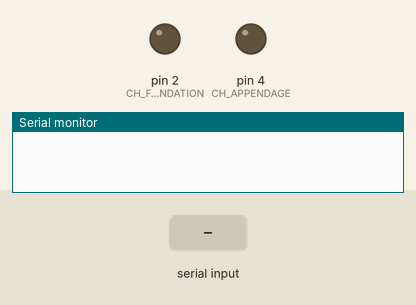
The sketch below on a simulated Arduino Uno, built with avr-gcc and run on an emulated ATmega328P. On the bench: output pins drawn as LEDs (lit = HIGH), the last lines printed to the serial monitor. The inputs (shaded band) are chosen by the test bench.

Above: at 1.2 s.
1.3 s: "1" received over Serial
At 1.81 s:
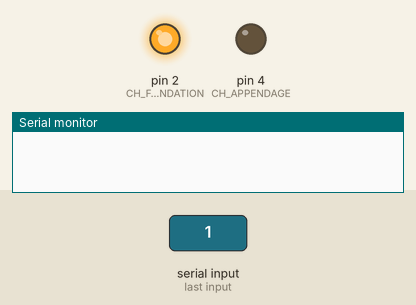
3.4 s: "3" received over Serial
At 3.91 s:
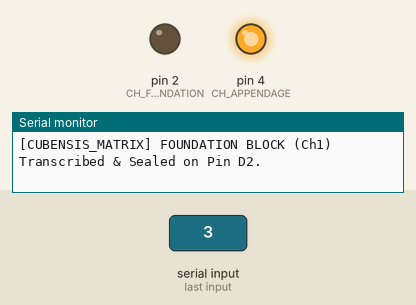
Timing chart, 0 to 6.4 s (numbered marks = the images above; inputs shaded):
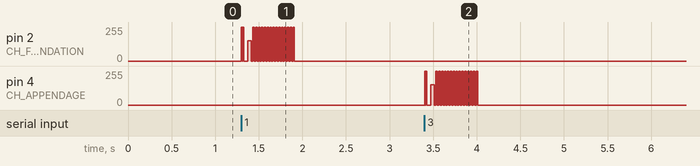

The sketch:

hf_myco_matrix.ino
```cpp
// hf_myco_matrix.ino (v2.1 - P. Cubensis Stabilization Overhaul)

const int CH_FOUNDATION = 2; // Pin D2: Base, Seeds, Endcaps, Muzzle
const int CH_SENSORY    = 3; // Pin D3: Crystalline Light Pelage Fur
const int CH_APPENDAGE  = 4; // Pin D4: Prehensile Tail Switch & Core

void setup() {
  Serial.begin(9600);
  pinMode(CH_FOUNDATION, OUTPUT);
  pinMode(CH_SENSORY, OUTPUT);
  pinMode(CH_APPENDAGE, OUTPUT);

  digitalWrite(CH_FOUNDATION, LOW);
  digitalWrite(CH_SENSORY, LOW);
  digitalWrite(CH_APPENDAGE, LOW);
}

void fire_stabilized_pulse_train(int target_pin, String channel_name) {
  // P. CUBENSIS MODULATION: We inject a rapid 60Hz grounding pulse right before
  // the data stream to temporarily stabilize the fungal cell wall polarization
  for (int p = 0; p < 5; p++) {
    digitalWrite(target_pin, HIGH);
    delay(8); // 60Hz stabilization clamp
    digitalWrite(target_pin, LOW);
    delay(8);
  }
  delay(50); // Settlement buffer

  // Resume standard 30Hz biological data transcription loop
  for (int i = 0; i < 15; i++) {
    digitalWrite(target_pin, HIGH);
    delay(16);
    digitalWrite(target_pin, LOW);
    delay(17);
  }
  Serial.println("[CUBENSIS_MATRIX] " + channel_name + " Transcribed & Sealed on Pin D" + String(target_pin) + ".");
}

void loop() {
  if (Serial.available() > 0) {
    char incoming_token = Serial.read();
    switch (incoming_token) {
      case '1':
        fire_stabilized_pulse_train(CH_FOUNDATION, "FOUNDATION BLOCK (Ch1)");
        break;
      case '2':
        fire_stabilized_pulse_train(CH_SENSORY, "SENSORY BLOCK (Ch2)");
        break;
      case '3':
        fire_stabilized_pulse_train(CH_APPENDAGE, "APPENDAGE BLOCK (Ch3)");
        break;
    }
  }
}
```
